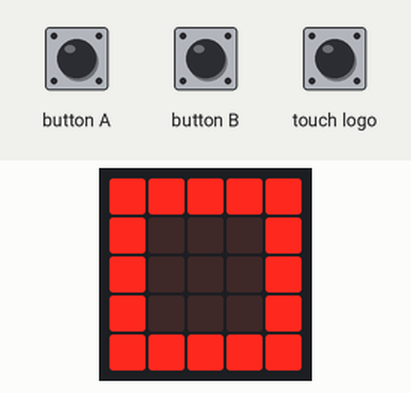
Bench run of a program on a simulated BBC micro:bit (MakeCode). On the bench: the board's 5×5 LED display. The inputs (shaded band) are chosen by the test bench.

Above: at 1.8 s.
1.9 s: button A pressed for 0.15 s
At 2.4 s:
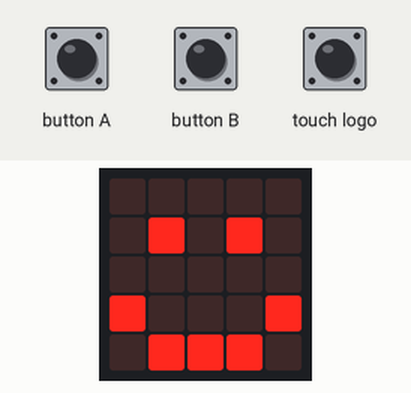
3.5 s: button B pressed for 0.15 s
At 4.8 s:
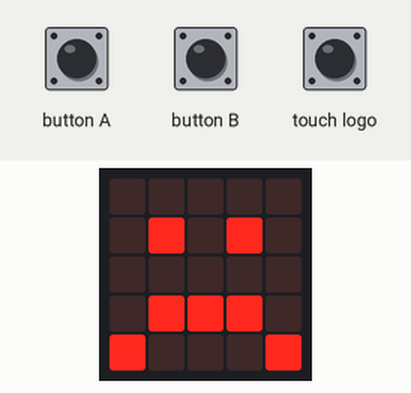
5.1 s: touch logo pressed for 0.15 s
At 6.0 s:
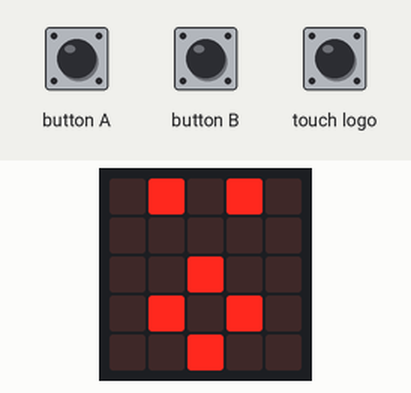
Timing chart, 0 to 8.1 s (numbered marks = the images above; inputs shaded):
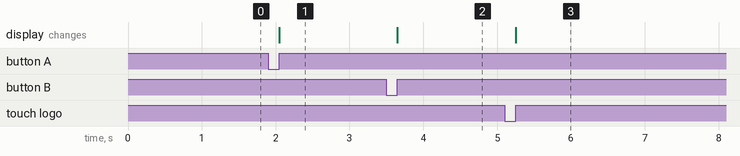

Measured:
- after the input at 1.9 s, the display: changes after 0.15 s (image 1)
- after the input at 3.5 s, the display: changes after 0.15 s (image 2)
- after the input at 5.1 s, the display: changes after 0.15 s (image 3)

The program:

main.ts
```typescript
input.onButtonPressed(Button.A, function () {
    basic.showIcon(IconNames.Happy)
})
input.onButtonPressed(Button.B, function () {
    basic.showIcon(IconNames.Sad)
})
input.onLogoEvent(TouchButtonEvent.Pressed, function () {
    basic.showLeds(`
        . # . # .
        . . . . .
        . . # . .
        . # . # .
        . . # . .
        `)
})
basic.showIcon(IconNames.Square)
basic.forever(function () {

})
```

test.ts
```typescript
// les tests vont ici ; cela ne sera pas compilé si ce paquet est utilisé en tant qu'extension.
```
